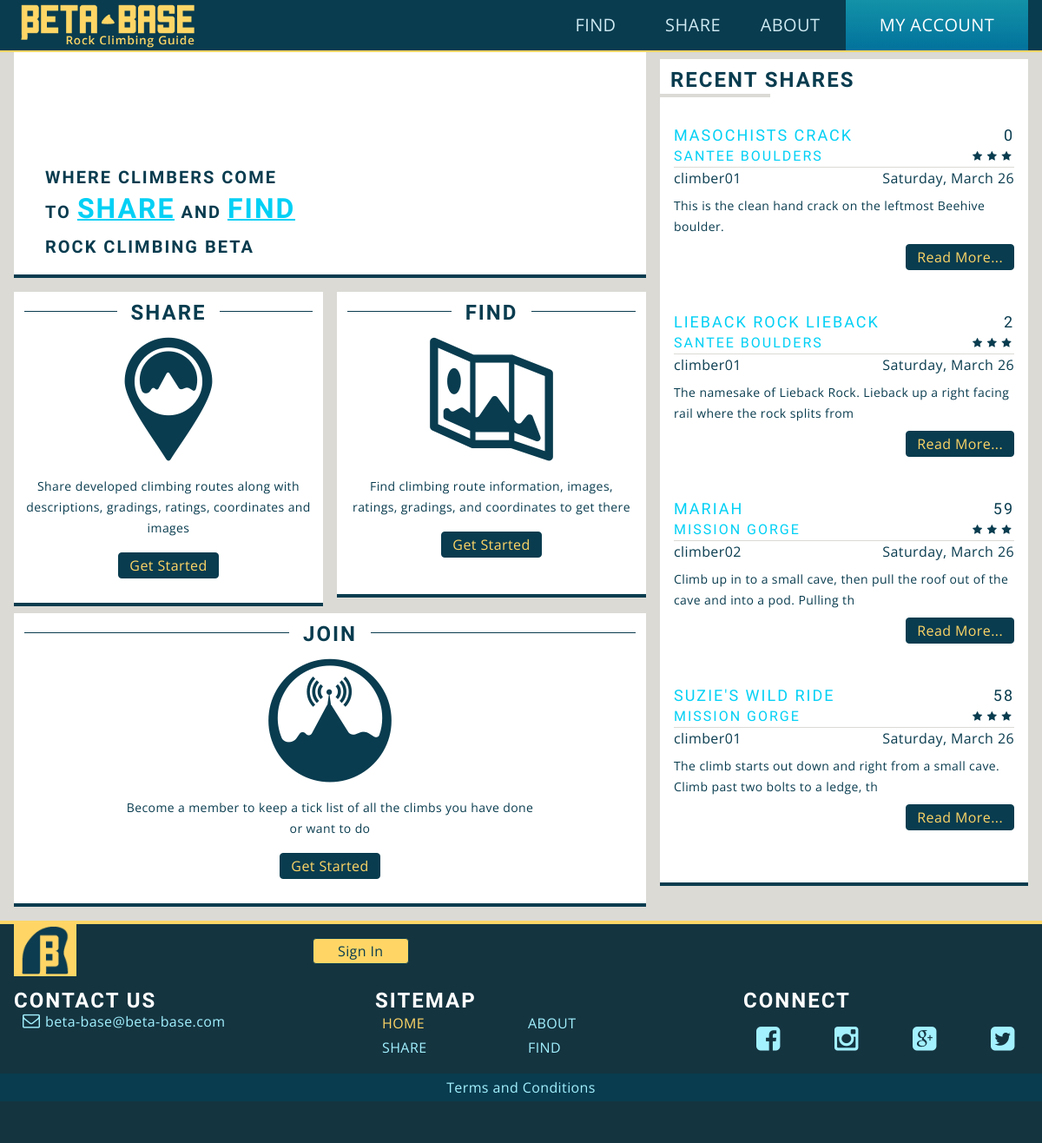
Before: / with the older database file.
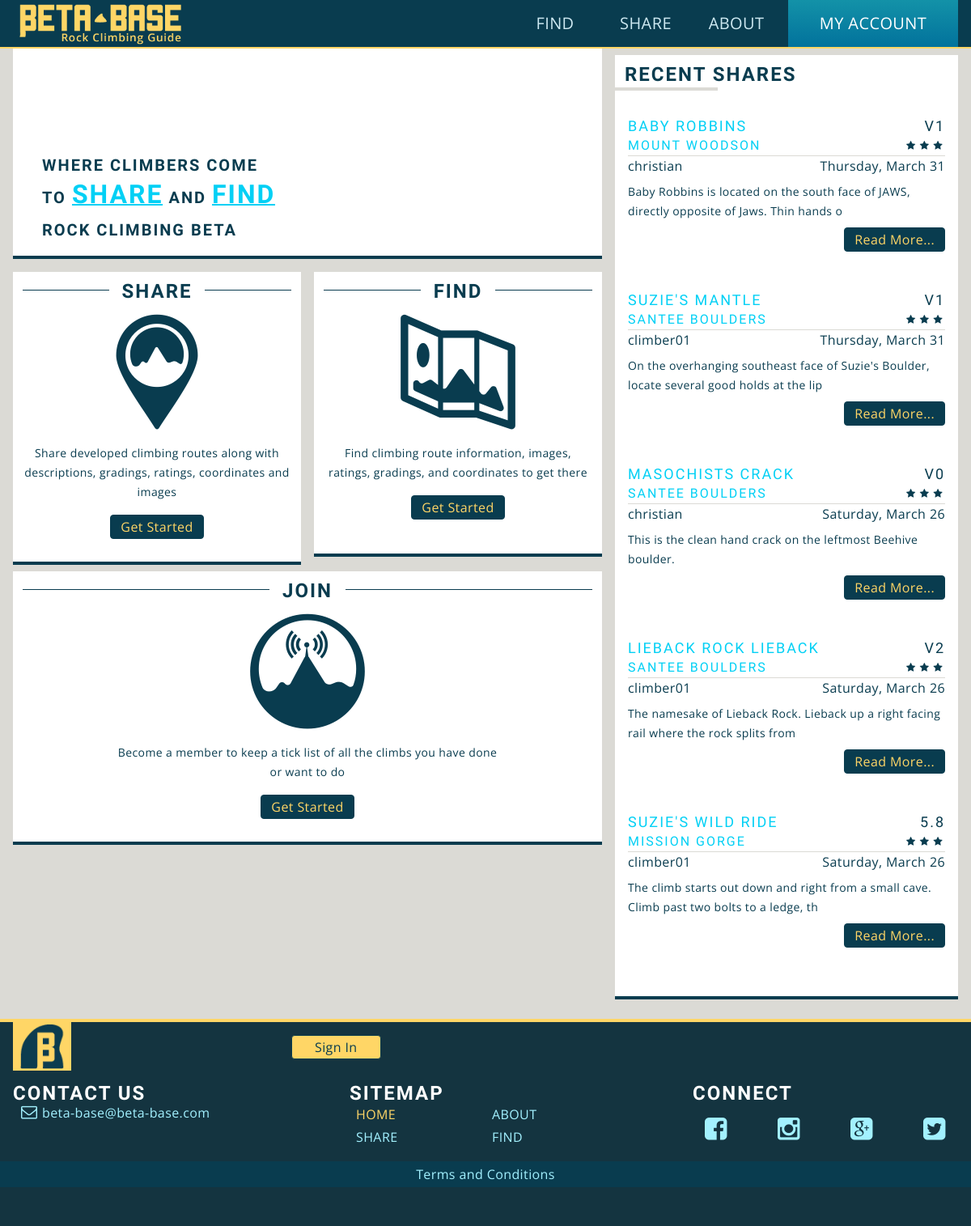
After: the same page with the newer database file.
### tables this page shows
CREATE TABLE IF NOT EXISTS `climbs` (
`climb_id` mediumint(9) NOT NULL,
  `name` varchar(50) NOT NULL,
  `description` text NOT NULL,
  `date` datetime NOT NULL,
  `user_id` mediumint(9) NOT NULL,
  `area_id` mediumint(9) NOT NULL,
  `type` varchar(20) NOT NULL,
  `v_grade` varchar(3) DEFAULT NULL,
  `y_grade` varchar(5) DEFAULT NULL,
  `is_approved` tinyint(1) NOT NULL
);

CREATE TABLE IF NOT EXISTS `areas` (
`area_id` mediumint(9) NOT NULL,
  `title` varchar(50) NOT NULL,
  `description` text NOT NULL,
  `date` datetime NOT NULL,
  `longitude` float(10,6) NOT NULL,
  `latitude` float(10,6) NOT NULL,
  `zipcode` mediumint(9) NOT NULL,
  `user_id` mediumint(9) NOT NULL,
  `is_approved` tinyint(1) NOT NULL
);

CREATE TABLE IF NOT EXISTS `users` (
`user_id` mediumint(9) NOT NULL,
  `username` varchar(50) NOT NULL,
  `password` varchar(40) NOT NULL,
  `email` varchar(254) NOT NULL,
  `user_pic` text,
  `is_admin` tinyint(1) NOT NULL,
  `bio` text,
  `date_joined` datetime NOT NULL,
  `secret_key` varchar(40) NOT NULL
);

### functions.php (called while the page is built, shortened)
<?php
function nice_date( $datetime ){
	$date = new DateTime( $datetime );
	return $date->format('l,  F j');
}

### aside.php (the view, shortened to what this page needs)
<?php
	require('db-config.php');
	include_once('functions.php');
?>
	<aside>
		<section class="module secondary">
			<h4>Recent Shares</h4>
<?php
$query = "SELECT climbs.name, climbs.climb_id, climbs.description, climbs.v_grade, climbs.y_grade, climbs.date, areas.area_id, areas.title, ratings.rating, users.username
			 FROM climbs, ratings, areas, users
			 WHERE areas.is_approved = 1
			 AND climbs.is_approved = 1
			 AND climbs.area_id = areas.area_id
			 AND climbs.user_id = users.user_id
			 AND climbs.climb_id = ratings.climb_id
			 ORDER BY climbs.date DESC
			 LIMIT 5";
	$result = $db->query($query);
	if($result->num_rows >= 1){
 ?>
			<?php while($row = $result->fetch_assoc() ){ ?>
			<article class="cf">
				<h5><a href="single-climb.php?climb_id=<?php echo $row['climb_id']; ?>"><?php echo $row['name']; ?></a><span><?php
						echo $row['y_grade'];
						echo $row['v_grade'];
					?></span></h5>
				<h6><a href="single-area.php?area_id=<?php echo $row['area_id']; ?>"><?php echo $row['title']; ?></a><span class="ratings"><span class="icon-star"></span><span class="icon-star"></span><span class="icon-star"></span></span></h6>
				<p><?php echo $row['username']; ?><span><?php echo nice_date($row['date']); ?></span></p>
				<p><?php echo substr($row['description'], 0, 90); ?></p>
				<a href="#" class="btn">Read More...</a>
			</article>
<?php
		}
	}
	else{
		echo 'No posts found';
	}
?>
</section>
	</aside>

### header.php (shortened to what this page needs)
<!DOCTYPE html>
<html>
<head>
	<link rel="stylesheet" type="text/css" href="css/reset.css">
	<link href="font/css/beta-base.css" rel="stylesheet" type="text/css" />
	<link rel="stylesheet" type="text/css" href="css/main.css">
</head>
<body class="cf">
<header class="cf">
	<div class="maincontainer">
		<h1><a href="index.php"><span>Beta-Base - Rock Climbing Guide</span></a></h1>
		<nav class="main-nav cf" role="navigation">
			<ul>
				<li><a href="<?php
					if( $redirect == 0 ){
						echo "admin/index.php";
					}else{
						echo "signin.php";
					}
				 ?>" class="<?php
				if($thisPage == "signin"){
					echo "currentpage";
					}
					?>"><?php
					if( $redirect == 0 ){
						echo "My Account";
					}else{
						echo "Sign In";
					}
				 ?></a></li>
				<li><a href="about.php" class="<?php if($thisPage == "about"){
					echo "currentpage";
					} ?>">About</a></li>
				<li><a href="share.php" class="<?php if($thisPage == "share"){
					echo "currentpage";
					} ?>">Share</a></li>
				<li><a href="find.php" class="<?php if($thisPage == "find"){
					echo "currentpage";
					} ?>">Find</a></li>
			</ul>
		</nav>
	</div>
</header>

### index.php
<?php
include('userheader.php');
$thisPage="home";
include('header.php');
 ?>
<div class="maincontainer">
	<main>
		<section class="module banner">
			<h2><span>Where climbers come</span><span> to <a href="share.php">share</a> and <a href="find.php">find</a></span><span> rock climbing beta</span></h2>
		</section>
		<div class="quicklinks cf">
			<div class="container cf">
				<div class="wrapper">
					<section class="module">
						<h3><span>Share</span></h3>
						<div>
							<p class="icon-share cf">Share developed climbing routes along with descriptions, gradings, ratings, coordinates and images</p>
							<a href="share.php" class="btn">Get Started</a>
						</div>
					</section>
				</div>
				<div class="wrapper">
					<section class="module">
						<h3><span>Find</span></h3>
						<div>
							<p class="icon-find cf">Find climbing route information, images, ratings, gradings, and coordinates to get there</p>
							<a href="find.php" class="btn">Get Started</a>
						</div>
					</section>
				</div>
			</div>
			<div class="container">
				<section class="module">
						<h3><span>Join</span></h3>
						<div>
							<p class="icon-join cf">Become a member to keep a tick list of all the climbs you have done or want to do</p>
							<a href="signin.php" class="btn">Get Started</a>
						</div>
				</section>
			</div>
		</div>
	</main>
	<?php include('aside.php'); ?>
</div>
<?php include('footer.php'); ?>

### footer.php (shortened to what this page needs)
	<footer>
		<div class="maincontainer">
			<div class="logo cf">
				<h2><a href="#"><span>Beta-Base Rock Climbing Guide</span></a></h2>
				<span class="btncontainer">
					<a class="btn" href="<?php
						if( array_key_exists( 'secretkey', $_COOKIE )
							AND array_key_exists( 'user_id', $_COOKIE ) ){
							$_SESSION['secretkey'] = $_COOKIE['secretkey'];
							$_SESSION['user_id'] = $_COOKIE['user_id'];
							echo "admin/index.php";
						}else{
							echo "signin.php";
						}
					 ?>" class="<?php
					if($thisPage == "signin"){
						echo "currentpage";
						}
						?>"><?php
						if( array_key_exists( 'secretkey', $_COOKIE )
							AND array_key_exists( 'user_id', $_COOKIE ) ){
							echo "My Account";
						}else{
							echo "Sign In";
						}
					 ?></a>
				</span>
			</div>
			<div class="contact">
				<h4>CONTACT US</h4>
				<a href="mailto:someone@example.com?Subject=Hello%20again" target="_top" class="icon-mail">beta-base@beta-base.com</a>
			</div>
			<div class="sitemap">
				<h4>SITEMAP</h4>
				<nav>
					<ul class="cf">
						<li><a href="index.php" class="<?php if($thisPage == "home"){
							echo "currentpage";
							} ?>">HOME</a></li>
						<li><a href="about.php" class="<?php if($thisPage == "about"){
							echo "currentpage";
							} ?>">ABOUT</a></li>
						<li><a href="share.php" class="<?php if($thisPage == "share"){
							echo "currentpage";
							} ?>">SHARE</a></li>
						<li><a href="find.php" class="<?php if($thisPage == "find"){
							echo "currentpage";
							} ?>">FIND</a></li>
					</ul>
				</nav>
			</div>
			<nav class="social-nav">
				<h4>CONNECT</h4>
				<ul class="cf">
					<li><a href="#"class="icon-f"></a></li>
					<li><a href="#"class="icon-i"></a></li>
					<li><a href="#"class="icon-g"></a></li>
					<li><a href="#"class="icon-t"></a></li>
				</ul>
			</nav>
			</div>
			<a href="terms.php" class="terms <?php if($thisPage == "terms"){
					echo "currentpage";
					} ?>">Terms and Conditions</a>
	</footer>
</body>
</html>

Changed rows visible on the page:
no longer on this page (row edited): climbs: name "MARIAH", y_grade "59", area.title "MISSION GORGE", user.username "climber02", date "Saturday, March 26", description "Climb up in to a small cave, then pull the roof out of the cave and into a pod. Pulling th"
added climbs: name "BABY ROBBINS", v_grade "V1", area.title "MOUNT WOODSON", user.username "christian", date "Thursday, March 31", description "Baby Robbins is located on the south face of JAWS, directly opposite of Jaws. Thin hands o"
added climbs: name "SUZIE'S MANTLE", v_grade "V1", area.title "SANTEE BOULDERS", user.username "climber01", date "Thursday, March 31", description "On the overhanging southeast face of Suzie's Boulder, locate several good holds at the lip"
changed climbs "MASOCHISTS CRACK": v_grade "0" → "V0"; user.username "climber01" → "christian"
changed climbs "LIEBACK ROCK LIEBACK": v_grade "2" → "V2"
changed climbs "SUZIE'S WILD RIDE": y_grade "58" → "5.8"
